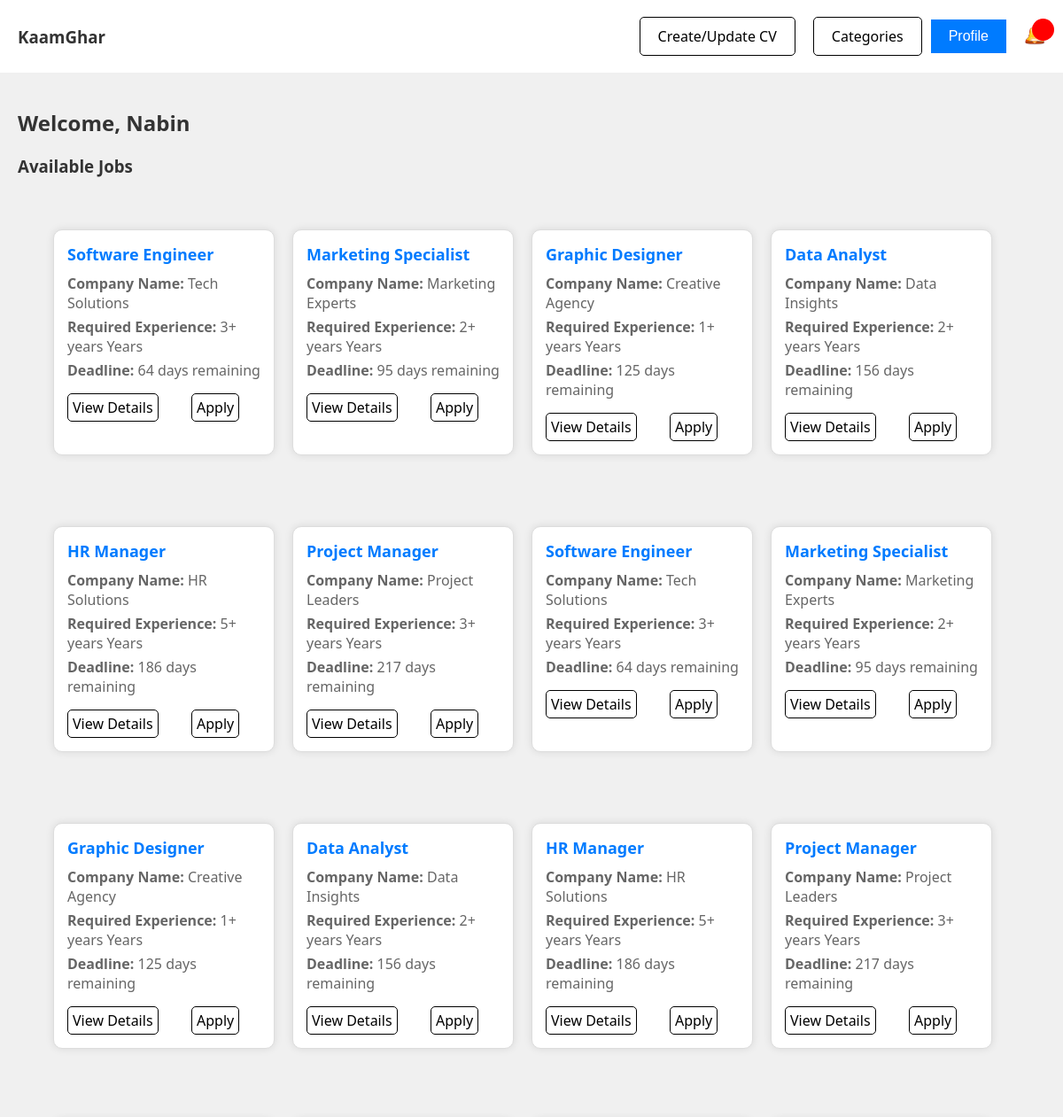
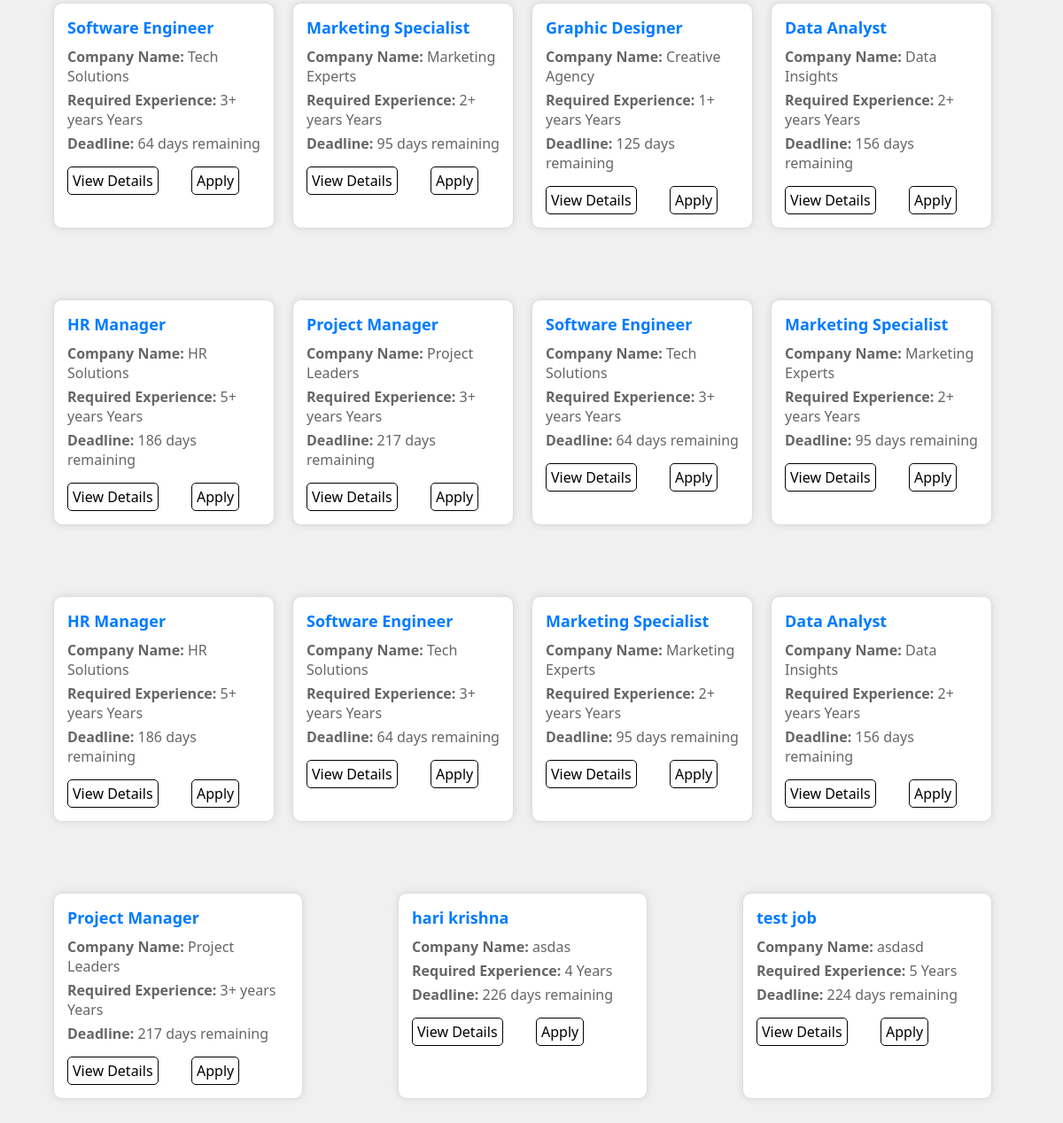
The page /Authentication/dashboard.php (signed in) on the database its author committed (2 pictures, top to bottom).
### tables this page shows
CREATE TABLE `jobs` (
  `id` int(11) NOT NULL,
  `user_id` int(11) NOT NULL,
  `job_title` varchar(255) NOT NULL,
  `job_description` text NOT NULL,
  `company_name` varchar(255) NOT NULL,
  `email` varchar(255) NOT NULL,
  `location` varchar(255) NOT NULL,
  `employment_type` varchar(255) NOT NULL,
  `salary` varchar(255) DEFAULT NULL,
  `required_experience` varchar(255) DEFAULT NULL,
  `education_level` varchar(255) DEFAULT NULL,
  `skills` text DEFAULT NULL,
  `application_deadline` date DEFAULT NULL,
  `benefits` text DEFAULT NULL,
  `company_overview` text DEFAULT NULL,
  `contact_information` text DEFAULT NULL,
  `category_name` varchar(255) NOT NULL,
  `status` enum('pending','approved','rejected') NOT NULL DEFAULT 'pending',
  `created_at` timestamp NOT NULL DEFAULT current_timestamp(),
  `updated_at` timestamp NOT NULL DEFAULT current_timestamp() ON UPDATE current_timestamp(),
  `del` varchar(5) DEFAULT 'false'
);

### Authentication/dashboard.php (the view, shortened to what this page needs)
<?php
$role = isset($_SESSION['role']) ? $_SESSION['role'] : '';
$servername = "localhost";
$username = "root";
$password = "";
$dbname = "oddjob";
$conn = new mysqli($servername, $username, $password, $dbname);
$user_id = $_SESSION['email'];
$available_jobs_query = "SELECT * FROM jobs WHERE status = 'approved' AND del = 'false'";
$available_jobs_result = $conn->query($available_jobs_query);
$current_date = date('Y-m-d');
$delete_expired_jobs_query = "DELETE FROM jobs WHERE application_deadline < '$current_date'";
$conn->query($delete_expired_jobs_query);
?>
<!DOCTYPE html>
<html lang="en">
<head>
</head>
<body>
<header>
        <div class="navbar">
           <h3>KaamGhar</h3>
            <div class="nav-links">
               <?php if($_SESSION['role']=="employer")
               {echo '<a class="nav-button" href="./job.php">Post Job</a>';
                } else {
                   echo '<a class="nav-button" href="./cv.php">Create/Update CV</a>';
                }?>
                <a class="nav-button" href="./category.php">Categories</a>
                <div class="dropdown">
                    <button class="dropbtn">Profile</button>
                </div>
                <div class="notification">
    <a href="./notifications.php">
        <span class="badge" style="background-color: red;">
        </span>
    </a>
</div>
            </div>
        </div>
    </header>
    <main>
        <h2>Welcome, <?php echo isset($_SESSION['email']) ? $_SESSION['name'] : '' ; ?></h2>
        <h3>Available Jobs</h3>
        <?php if ($available_jobs_result && $available_jobs_result->num_rows > 0): ?>
    <div class="job-listing-container">
        <?php
        $counter = 0;
        while ($job = $available_jobs_result->fetch_assoc()):
            if ($counter % 4 == 0) {
                if ($counter > 0) {
                    echo '</div>';
                }
                echo '<div class="job-listing-row">';
            }
            $counter++;
            $deadline = new DateTime($job['application_deadline']);
            $currentDate = new DateTime();
            $remaining_days = $deadline->diff($currentDate)->format("%r%a days remaining");
            $check_application_query = "SELECT COUNT(*) AS application_count FROM applied_job WHERE id = '" . $job['id'] . "' AND applied_by = '$user_id'";
            $check_application_result = $conn->query($check_application_query);
            $application_count = ($check_application_result->num_rows > 0) ? $check_application_result->fetch_assoc()['application_count'] : 0;
        ?>
            <div class="job-listing">
                <h4><?php echo $job['job_title']; ?></h4>
                <p><strong>Company Name:</strong> <?php echo $job['company_name']; ?></p>
                <p><strong>Required Experience:</strong> <?php echo ($job['required_experience'] == 0 ? "No Experience Required." : $job['required_experience'] . " Years"); ?></p>
                <p><strong>Deadline:</strong> <?php echo $remaining_days; ?></p>
                <a id="hari" href="./job_details.php?job_id=<?php echo $job['id']; ?>">View Details</a>&nbsp;&nbsp;&nbsp;&nbsp;&nbsp;&nbsp;&nbsp;&nbsp;
                <?php if ($role != 'employer' && $application_count == 0): ?>
                    <a id="ram" href="javascript:void(0);" onclick="confirmApplyJob(<?php echo $job['id']; ?>);">Apply</a>
                <?php elseif ($role != 'employer'): ?>
                    <span class="applied-status">Applied</span>
                <?php endif; ?>
            </div>
        <?php endwhile; ?>
        </div>
    </div>
<?php else: ?>
    <p>No available jobs at the moment.</p>
<?php endif; ?>
    </main>
</body>
</html>

### Authentication/dashboard.php (style rules this page uses)
body { font-family: 'Segoe UI', Tahoma, Geneva, Verdana, sans-serif; background-color: #f0f0f0; margin: 0; padding: 0; }
header { background-color: white; color: #ffffff; padding: 10px 20px; }
.navbar { display: flex; justify-content: space-between; align-items: center; }
.nav-links { display: flex; align-items: center; }
.nav-button { background-color: white; color: black; border: 1px solid black; padding: 10px 20px; margin: 0 10px; border-radius: 5px; font-size: 16px; text-decoration: none; transition: background-color 0.3s ease; }
.dropdown { position: relative; display: inline-block; }
.dropbtn { background-color: #007BFF; color: white; padding: 10px 20px; font-size: 16px; border: none; cursor: pointer; }
.notification { position: relative; display: inline-block; margin-left: 20px; }
.notification .badge { background-color: red; color: white; padding: 5px 10px; border-radius: 50%; position: absolute; top: -6px; right: -10px; height: 15px; width : 5px; }
main { padding: 20px; }
h2, h3 { color: #333333; }
.job-listing-container { display: flex; flex-wrap: wrap; ; justify-content: space-between; }
.job-listing-row { width: 100%; margin: 40px; display: flex; justify-content: space-between; }
.job-listing { background-color: #ffffff; border: 1px solid #dddddd; border-radius: 10px; padding: 15px; flex-basis: calc(25% - 20px); box-shadow: 0 0 10px rgba(0, 0, 0, 0.1); transition: box-shadow 0.3s ease; margin-right:20px; }
.job-listing h4 { margin: 0 0 10px 0; font-size: 18px; color: #007BFF; }
.job-listing p { margin: 5px 0; color: #666666; }
.job-listing a { text-decoration: none; color: #007BFF; display: inline-block; margin-top: 10px; }
#ram { background-color: white; color: black; border: 1px solid black; border-radius: 5px; padding: 4px 5px; }
#hari { background-color: white; color: black; border: 1px solid black; border-radius: 5px; padding: 4px 5px; text-decoration: none; }

### rows shown on the page
jobs: job_title "Software Engineer", company_name "Tech Solutions", required_experience "3+ years"
jobs: job_title "Marketing Specialist", company_name "Marketing Experts", required_experience "2+ years"
jobs: job_title "Graphic Designer", company_name "Creative Agency", required_experience "1+ years"
jobs: job_title "Data Analyst", company_name "Data Insights", required_experience "2+ years"
jobs: job_title "HR Manager", company_name "HR Solutions", required_experience "5+ years"
jobs: job_title "Project Manager", company_name "Project Leaders", required_experience "3+ years"
jobs: job_title "Software Engineer", company_name "Tech Solutions", required_experience "3+ years"
jobs: job_title "Marketing Specialist", company_name "Marketing Experts", required_experience "2+ years"
jobs: job_title "Graphic Designer", company_name "Creative Agency", required_experience "1+ years"
jobs: job_title "Data Analyst", company_name "Data Insights", required_experience "2+ years"
jobs: job_title "HR Manager", company_name "HR Solutions", required_experience "5+ years"
jobs: job_title "Project Manager", company_name "Project Leaders", required_experience "3+ years"
jobs: job_title "Software Engineer", company_name "Tech Solutions", required_experience "3+ years"
jobs: job_title "Marketing Specialist", company_name "Marketing Experts", required_experience "2+ years"
jobs: job_title "Graphic Designer", company_name "Creative Agency", required_experience "1+ years"
jobs: job_title "Data Analyst", company_name "Data Insights", required_experience "2+ years"
jobs: job_title "HR Manager", company_name "HR Solutions", required_experience "5+ years"
jobs: job_title "Project Manager", company_name "Project Leaders", required_experience "3+ years"
jobs: job_title "Software Engineer", company_name "Tech Solutions", required_experience "3+ years"
jobs: job_title "Marketing Specialist", company_name "Marketing Experts", required_experience "2+ years"
jobs: job_title "HR Manager", company_name "HR Solutions", required_experience "5+ years"
jobs: job_title "Software Engineer", company_name "Tech Solutions", required_experience "3+ years"
jobs: job_title "Marketing Specialist", company_name "Marketing Experts", required_experience "2+ years"
jobs: job_title "Data Analyst", company_name "Data Insights", required_experience "2+ years"
jobs: job_title "Project Manager", company_name "Project Leaders", required_experience "3+ years"
jobs: job_title "hari krishna", company_name "asdas", required_experience "4"
jobs: job_title "test job", company_name "asdasd", required_experience "5"

### other values the page prints
$_SESSION['name'] "Nabin"
